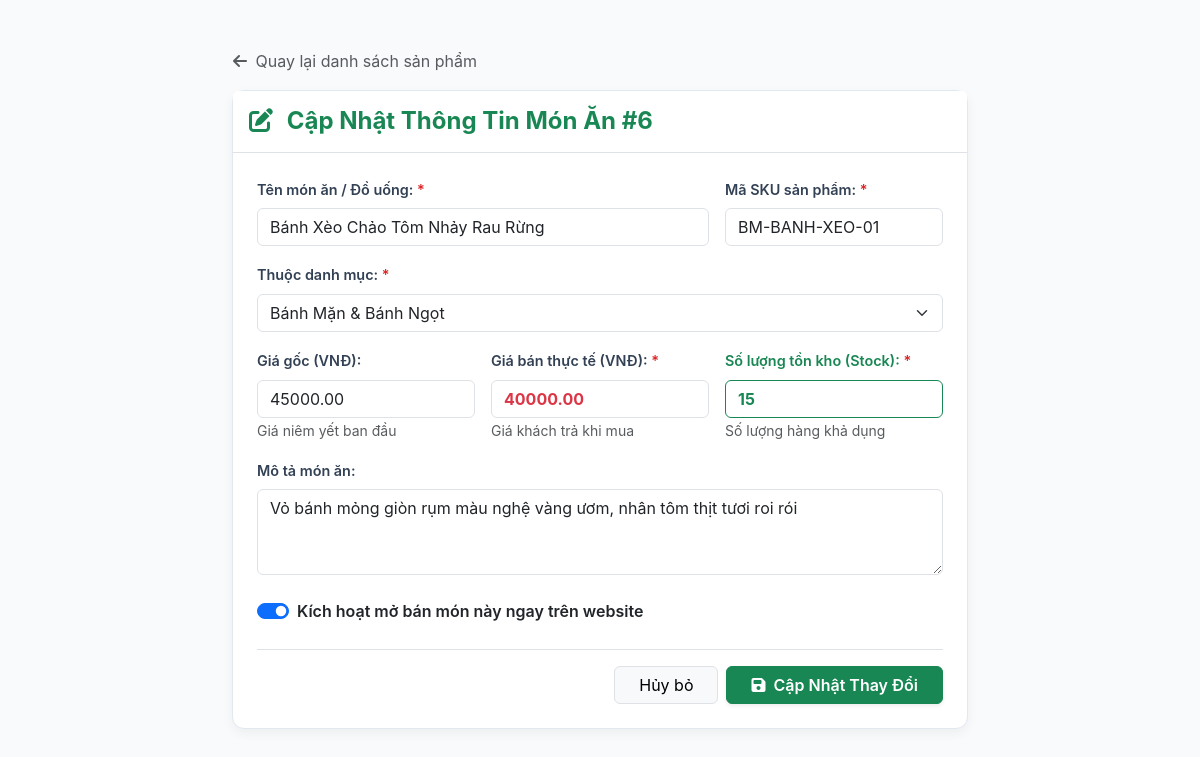
Page /index.php?action=edit&id=6 on the committed database.
### tables this page shows
CREATE TABLE `products` (
    `id` INT AUTO_INCREMENT PRIMARY KEY,
    `category_id` INT NOT NULL COMMENT 'Thuộc danh mục',
    `product_code` VARCHAR(50) NOT NULL UNIQUE COMMENT 'Mã SKU quản lý',
    `name` VARCHAR(200) NOT NULL COMMENT 'Tên món ăn / đồ uống',
    `slug` VARCHAR(250) NOT NULL UNIQUE COMMENT 'Đường dẫn SEO',
    `description` TEXT NULL COMMENT 'Mô tả chi tiết',
    `original_price` DECIMAL(12,2) NOT NULL DEFAULT 0.00 COMMENT 'Giá gốc',
    `sale_price` DECIMAL(12,2) NOT NULL DEFAULT 0.00 COMMENT 'Giá bán khuyến mãi',
    `stock_quantity` INT NOT NULL DEFAULT 0 COMMENT 'Số lượng tồn kho khả dụng',
    `image_url` VARCHAR(255) NULL COMMENT 'Đường dẫn ảnh món',
    `is_published` TINYINT(1) NOT NULL DEFAULT 1 COMMENT '1: Mở bán, 0: Tạm khóa bán',
    `created_at` DATETIME NOT NULL DEFAULT CURRENT_TIMESTAMP,
    `updated_at` DATETIME NOT NULL DEFAULT CURRENT_TIMESTAMP ON UPDATE CURRENT_TIMESTAMP,
    CONSTRAINT `fk_products_categories` FOREIGN KEY (`category_id`) REFERENCES `categories` (`id`) ON DELETE RESTRICT ON UPDATE CASCADE,
    CONSTRAINT `chk_stock_positive` CHECK (`stock_quantity` >= 0),
    CONSTRAINT `chk_price_positive` CHECK (`sale_price` >= 0)
);

CREATE TABLE `categories` (
    `id` INT AUTO_INCREMENT PRIMARY KEY,
    `name` VARCHAR(120) NOT NULL COMMENT 'Tên danh mục món',
    `slug` VARCHAR(150) NOT NULL UNIQUE COMMENT 'Đường dẫn tĩnh phục vụ SEO',
    `description` TEXT NULL COMMENT 'Mô tả danh mục',
    `is_active` TINYINT(1) NOT NULL DEFAULT 1 COMMENT 'Trạng thái hiển thị',
    `display_order` INT NOT NULL DEFAULT 0 COMMENT 'Thứ tự ưu tiên hiển thị',
    `created_at` DATETIME NOT NULL DEFAULT CURRENT_TIMESTAMP
);

### index.php (called while the page is built)
<?php
require_once __DIR__ . '/controllers/ProductController.php';

### models/Product.php (called while the page is built, shortened)
<?php
function findProductById(int $id): ?array
{
    $pdo = getPDO();
    $stmt = $pdo->prepare('SELECT p.*, c.name AS category_name FROM `products` p LEFT JOIN `categories` c ON p.category_id = c.id WHERE p.id = :id LIMIT 1');
    $stmt->execute(['id' => $id]);
    $prod = $stmt->fetch();
    return $prod ?: null;
}
function findAllCategories(): array
{
    $pdo = getPDO();
    $stmt = $pdo->query('SELECT id, name FROM `categories` WHERE is_active = 1 ORDER BY display_order ASC, name ASC');
    return $stmt->fetchAll();
}

### views/product_form.php (the view, shortened to what this page needs)
<!DOCTYPE html>
<html lang="vi">
<head>
    <link rel="stylesheet" href="https://cdn.jsdelivr.net/npm/bootstrap@5.3.0/dist/css/bootstrap.min.css">
    <link rel="stylesheet" href="https://cdnjs.cloudflare.com/ajax/libs/font-awesome/6.4.0/css/all.min.css">
</head>
<body>
<div class="container my-5">
    <div class="row justify-content-center">
        <div class="col-lg-8">
            <a href="index.php" class="btn btn-link text-decoration-none text-muted mb-3 p-0">
                <i class="fa-solid fa-arrow-left me-1"></i> Quay lại danh sách sản phẩm
            </a>
            <div class="card">
                <div class="card-header bg-white py-3 border-bottom">
                    <h4 class="fw-bold mb-0 text-success">
                        <i class="fa-solid <?= $action === 'create' ? 'fa-circle-plus' : 'fa-pen-to-square' ?> me-2"></i>
                        <?= $action === 'create' ? 'Thêm Món Ăn Mới Vào Thực Đơn' : 'Cập Nhật Thông Tin Món Ăn #' . $data['id'] ?>
                    </h4>
                </div>
                <div class="card-body p-4">
                    <form action="index.php?action=<?= $action ?><?= $action === 'edit' ? '&id=' . $data['id'] : '' ?>" method="POST">
                        <div class="row g-3">
                            <div class="col-md-8">
                                <label class="form-label required">Tên món ăn / Đồ uống:</label>
                                <input type="text" name="name" class="form-control" placeholder="VD: Trà Sữa Thái Xanh Trân Châu" value="<?= htmlspecialchars($data['name'] ?? '') ?>" required>
                            </div>
                            <div class="col-md-4">
                                <label class="form-label required">Mã SKU sản phẩm:</label>
                                <input type="text" name="product_code" class="form-control text-uppercase" placeholder="VD: TS-THAI-01" value="<?= htmlspecialchars($data['product_code'] ?? '') ?>" required>
                            </div>
                            <div class="col-md-12">
                                <label class="form-label required">Thuộc danh mục:</label>
                                <select name="category_id" class="form-select" required>
                                    <?php foreach ($categories as $cat): ?>
                                        <option value="<?= $cat['id'] ?>" <?= ((int)($data['category_id'] ?? 0) === (int)$cat['id']) ? 'selected' : '' ?>>
                                            <?= htmlspecialchars($cat['name']) ?>
                                        </option>
                                    <?php endforeach; ?>
                                </select>
                            </div>
                            <div class="col-md-4">
                                <label class="form-label">Giá gốc (VNĐ):</label>
                                <input type="number" step="1000" min="0" name="original_price" class="form-control" placeholder="0" value="<?= htmlspecialchars((string)($data['original_price'] ?? '')) ?>">
                                <small class="text-muted">Giá niêm yết ban đầu</small>
                            </div>
                            <div class="col-md-4">
                                <label class="form-label required">Giá bán thực tế (VNĐ):</label>
                                <input type="number" step="1000" min="0" name="sale_price" class="form-control fw-bold text-danger" placeholder="0" value="<?= htmlspecialchars((string)($data['sale_price'] ?? '')) ?>" required>
                                <small class="text-muted">Giá khách trả khi mua</small>
                            </div>
                            <div class="col-md-4">
                                <label class="form-label required text-success">Số lượng tồn kho (Stock):</label>
                                <input type="number" min="0" name="stock_quantity" class="form-control fw-bold border-success text-success" placeholder="50" value="<?= htmlspecialchars((string)($data['stock_quantity'] ?? '')) ?>" required>
                                <small class="text-muted">Số lượng hàng khả dụng</small>
                            </div>
                            <div class="col-md-12">
                                <label class="form-label">Mô tả món ăn:</label>
                                <textarea name="description" rows="3" class="form-control" placeholder="Thành phần nguyên liệu, hương vị đặc sắc..."><?= htmlspecialchars($data['description'] ?? '') ?></textarea>
                            </div>
                            <div class="col-md-12">
                                <div class="form-check form-switch mt-2">
                                    <input class="form-check-input" type="checkbox" role="switch" id="switchPublish" name="is_published" value="1" <?= (int)($data['is_published'] ?? 1) === 1 ? 'checked' : '' ?>>
                                    <label class="form-check-label fw-semibold" for="switchPublish">Kích hoạt mở bán món này ngay trên website</label>
                                </div>
                            </div>
                        </div>
                        <div class="d-flex justify-content-end gap-2 mt-4 pt-3 border-top">
                            <a href="index.php" class="btn btn-light border px-4">Hủy bỏ</a>
                            <button type="submit" class="btn btn-success fw-semibold px-4 shadow-sm">
                                <i class="fa-solid fa-floppy-disk me-1"></i> <?= $action === 'create' ? 'Lưu Món Mới' : 'Cập Nhật Thay Đổi' ?>
                            </button>
                        </div>
                    </form>
                </div>
            </div>
        </div>
    </div>
</div>
</body>
</html>

### views/product_form.php (style rules this page uses)
body { background-color: #f8fafc; font-family: -apple-system, BlinkMacSystemFont, "Segoe UI", Roboto, sans-serif; color: #1e293b; }
.card { border-radius: 12px; border: 1px solid #e2e8f0; box-shadow: 0 4px 12px rgba(0,0,0,0.05); }
.form-label { font-weight: 600; font-size: 0.9rem; color: #334155; }
.required::after { content: " *"; color: #dc2626; }

### rows in the picture
products: id "6", name "Bánh Xèo Chảo Tôm Nhảy Rau Rừng", product_code "BM-BANH-XEO-01", category_id "Bánh Mặn & Bánh Ngọt", original_price "45000.00", sale_price "40000.00", stock_quantity "15", description "Vỏ bánh mỏng giòn rụm màu nghệ vàng ươm, nhân tôm thịt tươi roi rói", is_published "☑"
